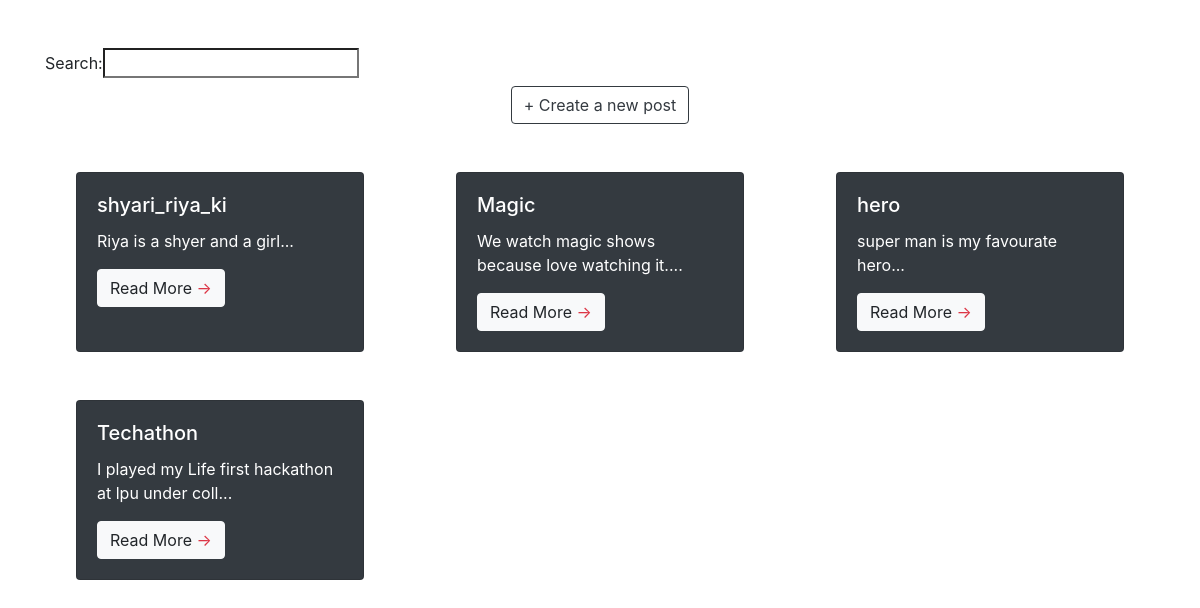
The page / on the database its author committed.
### tables this page shows
CREATE TABLE `blog_data` (
  `id` int(11) NOT NULL,
  `title` varchar(255) NOT NULL,
  `content` longtext NOT NULL
);

### logic.php (called while the page is built, shortened)
<?php
    $conn = mysqli_connect("localhost", "root", "", "demo");
    $sql = "SELECT * FROM blog_data";
    $query = mysqli_query($conn, $sql);
?>

### index.php (the view, shortened to what this page needs)
<?php
    include "logic.php";
?>
<!DOCTYPE html>
<html lang="en">
<head>
    <link rel="stylesheet" href="https://stackpath.bootstrapcdn.com/bootstrap/4.5.2/css/bootstrap.min.css">
</head>
<body>
    <div class="container mt-5">
        <label>Search:<input type="search" class="" placeholder="" aria-controls="blogs"></label>
        <div class="text-center">
            <a href="create.php" class="btn btn-outline-dark">+ Create a new post</a>
        </div>
        <div class="row" id="blogs">
            <?php foreach($query as $q){ ?>
                <div class="col-12 col-lg-4 d-flex justify-content-center">
                    <div class="card text-white bg-dark mt-5" style="width: 18rem;">
                        <div class="card-body">
                            <h5 class="card-title"><?php echo $q['title'];?></h5>
                            <p class="card-text"><?php echo substr($q['content'], 0, 50);?>...</p>
                            <a href="view.php?id=<?php echo $q['id']?>" class="btn btn-light">Read More <span class="text-danger">&rarr;</span></a>
                        </div>
                    </div>
                </div>
            <?php }?>
        </div>
    </div>
</body>
</html>

### rows shown on the page
blog_data: title "shyari_riya_ki", content "Riya is a shyer and a girl"
blog_data: title "Magic", content "We watch magic shows because love watching it."
blog_data: title "hero", content "super man is my favourate hero"
blog_data: title "Techathon", content "I played my Life first hackathon at lpu under coll"
